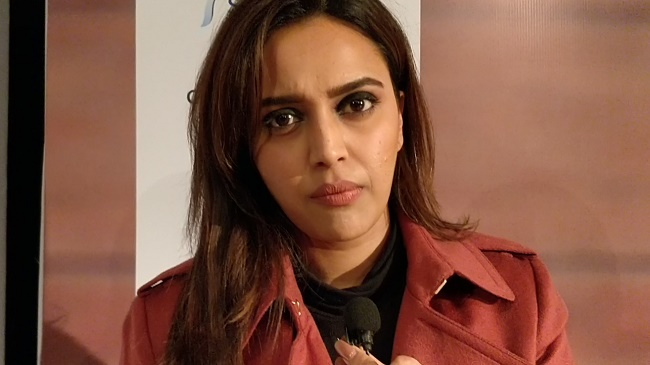
#> input picture Screenshot.jpg, 650 x 365 px
$ python main7.py
#> lines starting #> are read from the running program, lines starting #| are printed output that depends on the picture
import cv2
img = cv2.imread('Screenshot.jpg')
#> img is the input picture: shape (365, 650, 3); mean B, G, R 66.5, 83.9, 128
roated_img = cv2.transpose(img)
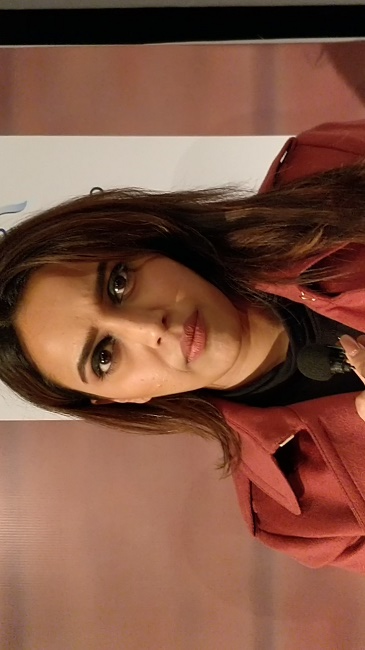
#> roated_img: shape (650, 365, 3); mean B, G, R 66.5, 83.9, 128
cv2.imshow('Roated_image',roated_img)
cv2.imshow('origanel',img)
cv2.waitKey(0)
cv2.destroyAllWindows()
